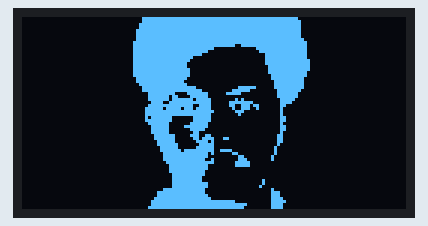
A program run on a simulated ATmega328P, built with avr-gcc and emulated at 16 MHz (the files do not name the chip). Parts: 128×64 one-colour display. Wiring (inferred from the names in the program): I2C bus: SDA PC4; SCL PC5; SSD1306 OLED at I2C address 0x3C. At 0.4 s the program stops and its outputs stay as they are.

Above: at 0.5 s.

The program:

main.c
```c
#define F_CPU 16000000UL
#include <avr/io.h>
#include <util/delay.h>
#include <stdint.h>

// Define I2C Pins on Port C
#define SDA_PIN PC4
#define SCL_PIN PC5

// 1. Minimal Bit-Banged I2C Functions
void I2C_Init(void)
{
    // Set SDA and SCL as outputs
    DDRC |= (1 << SDA_PIN) | (1 << SCL_PIN);
    // Bring bus lines HIGH (Idle state)
    PORTC |= (1 << SDA_PIN) | (1 << SCL_PIN);
}
void I2C_Start(void)
{
    PORTC |= (1 << SDA_PIN) | (1 << SCL_PIN);
    _delay_us(4);
    PORTC &= ~(1 << SDA_PIN); // Pull SDA LOW first
    _delay_us(4);
    PORTC &= ~(1 << SCL_PIN); // Pull SCL LOW
}
void I2C_Stop(void)
{
    PORTC &= ~(1 << SDA_PIN);
    PORTC |= (1 << SCL_PIN); // Pull SCL HIGH first
    _delay_us(4);
    PORTC |= (1 << SDA_PIN); // Pull SDA HIGH
    _delay_us(4);
}

void I2C_WriteByte(uint8_t byte)
{
    for (uint8_t i = 0; i < 8; i++)
    {
        // Setup data bit on SDA line (MSB first)
        if (byte & 0x80)
            PORTC |= (1 << SDA_PIN);
        else
            PORTC &= ~(1 << SDA_PIN);
        _delay_us(2);
        PORTC |= (1 << SCL_PIN); // Clock pulse HIGH
        _delay_us(2);
        PORTC &= ~(1 << SCL_PIN); // Clock pulse LOW
        byte <<= 1;
        // Shift to next bit
    }
    // Clock pulse for Ack/Nack (ignoring actual read check for brevity)
    PORTC |= (1 << SCL_PIN);
    _delay_us(2);
    PORTC &= ~(1 << SCL_PIN);
}

// 2. OLED Specific Communication Functions
#define OLED_ADDR 0x78 // Standard 7-bit I2C Address 0x3C shifted left for Write (0x3C << 1)

void OLED_WriteCmd(uint8_t cmd)
{
    I2C_Start();
    I2C_WriteByte(OLED_ADDR);
    I2C_WriteByte(0x00); // Co = 0, D/C = 0 -> Control byte tells screen: "Commands Incoming"
    I2C_WriteByte(cmd);
    I2C_Stop();
}
void OLED_WriteData(uint8_t data)
{
    I2C_Start();
    I2C_WriteByte(OLED_ADDR);
    I2C_WriteByte(0x40); // Co = 0, D/C = 1 -> Control byte tells screen: "VisualData Incoming"
    I2C_WriteByte(data);
    I2C_Stop();
}
// 3. Hardware Initialization Sequence
void OLED_Init(void)
{
    _delay_ms(100); // Wait for screen internal power to stabilize

    OLED_WriteCmd(0xAE); // Display OFF (Sleep Mode)

    OLED_WriteCmd(0x20); // Set Memory Addressing Mode
    OLED_WriteCmd(0x02); // Page Addressing Mode (Fills lines chunk by chunk)

    OLED_WriteCmd(0xA8); // Set Multiplex Ratio
    OLED_WriteCmd(0x3F); // 64MUX (Sets vertical height to 64 pixels)

    OLED_WriteCmd(0x8D); // Charge Pump Configuration
    OLED_WriteCmd(0x14); // Enable internal Charge Pump (Required to turn on pixels!)

    OLED_WriteCmd(0xAF); // Display ON (Wake panel from sleep)
    _delay_ms(10);
}

// 4. Clear Screen Sequence
void OLED_Clear(void)
{
// Loop through all 8 structural vertical Pages (8 pages * 8 vertical pixels = 64 pixels total height)
    for (uint8_t page = 0; page < 8; page++)
    {
        OLED_WriteCmd(0xB0 + page); // Set target Page start address
        OLED_WriteCmd(0x00); // Set lower column start address to 0
        OLED_WriteCmd(0x10); // Set higher column start address to 0
        // Wipe all 128 horizontal columns in this page layout
        for (uint8_t col = 0; col < 128; col++)
        {
            OLED_WriteData(0x00); // Send 0x00 to turn off all 8 pixels in this stripe segment
        }
    }
}

void DrawImage(void);

const uint8_t image_data[1024] = {
    0x00, 0x00, 0x00, 0x00, 0x00, 0x00, 0x00, 0x00, 0x00, 0x00, 0x00, 0x00,
    0x00, 0x00, 0x00, 0x00, 0x00, 0x00, 0x00, 0x00, 0x00, 0x00, 0x00, 0x00,
    0x00, 0x00, 0x00, 0x00, 0x00, 0x00, 0x00, 0x00, 0x00, 0x00, 0x00, 0x00,
    0x00, 0x00, 0xF0, 0xFC, 0xFF, 0xFF, 0xFF, 0xFF, 0xFF, 0xFF, 0xFF, 0xFF,
    0xFF, 0xFF, 0xFF, 0xFF, 0xFF, 0xFF, 0xFF, 0xFF, 0xFF, 0xFF, 0xFF, 0xFF,
    0xFF, 0xFF, 0xFF, 0xFF, 0xFF, 0xFF, 0xFF, 0xFF, 0xFF, 0xFF, 0xFF, 0xFF,
    0xFF, 0xFF, 0xFF, 0xFF, 0xFF, 0xFF, 0xFF, 0xFF, 0xFF, 0xFF, 0xFF, 0xFF,
    0xFF, 0xFF, 0xFF, 0xFF, 0xFF, 0xFF, 0xFF, 0xFF, 0xFE, 0x80, 0x00, 0x00,
    0x00, 0x00, 0x00, 0x00, 0x00, 0x00, 0x00, 0x00, 0x00, 0x00, 0x00, 0x00,
    0x00, 0x00, 0x00, 0x00, 0x00, 0x00, 0x00, 0x00, 0x00, 0x00, 0x00, 0x00,
    0x00, 0x00, 0x00, 0x00, 0x00, 0x00, 0x00, 0x00, 0x00, 0x00, 0x00, 0x00,
    0x00, 0x00, 0x00, 0x00, 0x00, 0x00, 0x00, 0x00, 0x00, 0x00, 0x00, 0x00,
    0x00, 0x00, 0x00, 0x00, 0x00, 0x00, 0x00, 0x00, 0x00, 0x00, 0x00, 0x00,
    0x00, 0x00, 0x00, 0x00, 0x00, 0x00, 0x00, 0x00, 0x00, 0xFF, 0xFF, 0xFF,
    0xFF, 0xFF, 0xFF, 0xFF, 0xFF, 0xFF, 0xFF, 0xFF, 0xFF, 0xFF, 0xFF, 0xFF,
    0xFF, 0xFF, 0xFF, 0x7F, 0x3F, 0x1F, 0x1F, 0x1F, 0x0F, 0x0F, 0x07, 0x07,
    0x03, 0x03, 0x03, 0x03, 0x03, 0x03, 0x03, 0x01, 0x01, 0x03, 0x03, 0x03,
    0x03, 0x03, 0x07, 0x0F, 0x0F, 0xFF, 0xFF, 0xFF, 0xFF, 0xFF, 0xFF, 0xFF,
    0xFF, 0xFF, 0xFF, 0xFF, 0xFF, 0xFF, 0xFF, 0xC0, 0x00, 0x00, 0x00, 0x00,
    0x00, 0x00, 0x00, 0x00, 0x00, 0x00, 0x00, 0x00, 0x00, 0x00, 0x00, 0x00,
    0x00, 0x00, 0x00, 0x00, 0x00, 0x00, 0x00, 0x00, 0x00, 0x00, 0x00, 0x00,
    0x00, 0x00, 0x00, 0x00, 0x00, 0x00, 0x00, 0x00, 0x00, 0x00, 0x00, 0x00,
    0x00, 0x00, 0x00, 0x00, 0x00, 0x00, 0x00, 0x00, 0x00, 0x00, 0x00, 0x00,
    0x00, 0x00, 0x00, 0x00, 0x00, 0x00, 0x00, 0x00, 0x00, 0x00, 0x00, 0x00,
    0x00, 0x00, 0x00, 0x00, 0x00, 0x0F, 0x3F, 0x7F, 0xFF, 0xFF, 0xFF, 0xFF,
    0xFF, 0xFF, 0xFF, 0xFF, 0xFF, 0xFF, 0xFF, 0xFF, 0xFF, 0xFF, 0xDF, 0x8E,
    0x80, 0x80, 0x00, 0x00, 0x00, 0x00, 0x00, 0x00, 0x00, 0x00, 0x00, 0x00,
    0x00, 0x00, 0x00, 0x00, 0x80, 0x80, 0x80, 0x80, 0x80, 0x80, 0x00, 0x00,
    0x00, 0x00, 0x07, 0x1F, 0xFF, 0xFF, 0xFF, 0xFF, 0xFF, 0xFF, 0xFF, 0xFF,
    0xFF, 0xFF, 0x0F, 0x03, 0x00, 0x00, 0x00, 0x00, 0x00, 0x00, 0x00, 0x00,
    0x00, 0x00, 0x00, 0x00, 0x00, 0x00, 0x00, 0x00, 0x00, 0x00, 0x00, 0x00,
    0x00, 0x00, 0x00, 0x00, 0x00, 0x00, 0x00, 0x00, 0x00, 0x00, 0x00, 0x00,
    0x00, 0x00, 0x00, 0x00, 0x00, 0x00, 0x00, 0x00, 0x00, 0x00, 0x00, 0x00,
    0x00, 0x00, 0x00, 0x00, 0x00, 0x00, 0x00, 0x00, 0x00, 0x00, 0x00, 0x00,
    0x00, 0x00, 0x00, 0x00, 0x00, 0x00, 0x00, 0x00, 0x00, 0x00, 0x00, 0x00,
    0x00, 0x00, 0x00, 0x00, 0x01, 0xC1, 0xEF, 0xFF, 0xFF, 0xFF, 0xFF, 0xAF,
    0xEF, 0xF3, 0xFF, 0xFD, 0xF9, 0xB9, 0xF9, 0xFB, 0xFF, 0x97, 0xDF, 0xFF,
    0xFE, 0xFE, 0xF8, 0x80, 0x00, 0x00, 0x00, 0x00, 0x02, 0x32, 0x73, 0x9B,
    0x93, 0xF9, 0x71, 0x71, 0x10, 0x20, 0x60, 0x00, 0x00, 0x00, 0x00, 0x00,
    0x00, 0x07, 0xFF, 0x3F, 0x1F, 0x1F, 0x0F, 0x07, 0x01, 0x00, 0x00, 0x00,
    0x00, 0x00, 0x00, 0x00, 0x00, 0x00, 0x00, 0x00, 0x00, 0x00, 0x00, 0x00,
    0x00, 0x00, 0x00, 0x00, 0x00, 0x00, 0x00, 0x00, 0x00, 0x00, 0x00, 0x00,
    0x00, 0x00, 0x00, 0x00, 0x00, 0x00, 0x00, 0x00, 0x00, 0x00, 0x00, 0x00,
    0x00, 0x00, 0x00, 0x00, 0x00, 0x00, 0x00, 0x00, 0x00, 0x00, 0x00, 0x00,
    0x00, 0x00, 0x00, 0x00, 0x00, 0x00, 0x00, 0x00, 0x00, 0x00, 0x00, 0x00,
    0x00, 0x00, 0x00, 0x00, 0x00, 0x00, 0x00, 0x00, 0x00, 0x00, 0x00, 0x00,
    0x00, 0x07, 0x0D, 0x7F, 0xFF, 0xFF, 0xFF, 0xFF, 0xFF, 0x87, 0x81, 0x01,
    0x01, 0x01, 0x11, 0x11, 0xB9, 0xFF, 0xFF, 0x3F, 0x3F, 0x9F, 0x87, 0x00,
    0x00, 0x00, 0x00, 0x00, 0x00, 0x00, 0x00, 0x00, 0x01, 0x00, 0x00, 0x00,
    0x00, 0x00, 0x00, 0x00, 0x00, 0x00, 0x00, 0x00, 0x00, 0x80, 0xFF, 0x36,
    0x00, 0x00, 0x00, 0x00, 0x00, 0x00, 0x00, 0x00, 0x00, 0x00, 0x00, 0x00,
    0x00, 0x00, 0x00, 0x00, 0x00, 0x00, 0x00, 0x00, 0x00, 0x00, 0x00, 0x00,
    0x00, 0x00, 0x00, 0x00, 0x00, 0x00, 0x00, 0x00, 0x00, 0x00, 0x00, 0x00,
    0x00, 0x00, 0x00, 0x00, 0x00, 0x00, 0x00, 0x00, 0x00, 0x00, 0x00, 0x00,
    0x00, 0x00, 0x00, 0x00, 0x00, 0x00, 0x00, 0x00, 0x00, 0x00, 0x00, 0x00,
    0x00, 0x00, 0x00, 0x00, 0x00, 0x00, 0x00, 0x00, 0x00, 0x00, 0x00, 0x00,
    0x00, 0x00, 0x00, 0x00, 0x00, 0x00, 0x00, 0x00, 0x00, 0x00, 0x00, 0x00,
    0x01, 0x07, 0x1F, 0xFF, 0xFF, 0xFF, 0xFF, 0xFC, 0xF0, 0xE0, 0xF0, 0xF0,
    0xF0, 0xF1, 0xFB, 0xFE, 0xFF, 0x7F, 0x1D, 0xBF, 0x00, 0x00, 0x10, 0x11,
    0x11, 0x10, 0x20, 0x20, 0xC0, 0xC0, 0x80, 0x00, 0x00, 0x00, 0x00, 0x00,
    0x00, 0x00, 0x00, 0xC0, 0x38, 0x07, 0x03, 0x00, 0x00, 0x00, 0x00, 0x00,
    0x00, 0x00, 0x00, 0x00, 0x00, 0x00, 0x00, 0x00, 0x00, 0x00, 0x00, 0x00,
    0x00, 0x00, 0x00, 0x00, 0x00, 0x00, 0x00, 0x00, 0x00, 0x00, 0x00, 0x00,
    0x00, 0x00, 0x00, 0x00, 0x00, 0x00, 0x00, 0x00, 0x00, 0x00, 0x00, 0x00,
    0x00, 0x00, 0x00, 0x00, 0x00, 0x00, 0x00, 0x00, 0x00, 0x00, 0x00, 0x00,
    0x00, 0x00, 0x00, 0x00, 0x00, 0x00, 0x00, 0x00, 0x00, 0x00, 0x00, 0x00,
    0x00, 0x00, 0x00, 0x00, 0x00, 0x00, 0x00, 0x00, 0x00, 0x00, 0x00, 0x00,
    0x00, 0x00, 0x00, 0x00, 0x00, 0x00, 0x00, 0x00, 0x00, 0x00, 0x00, 0x00,
    0x01, 0x0F, 0xFF, 0xFF, 0xFF, 0xFF, 0xFF, 0xFF, 0xFF, 0xFF, 0xFF, 0xFF,
    0x9F, 0x87, 0x01, 0x01, 0x00, 0x00, 0x00, 0x00, 0x00, 0x00, 0x00, 0x03,
    0x03, 0x03, 0x03, 0x03, 0x00, 0x00, 0x00, 0x00, 0xC0, 0x00, 0x00, 0x00,
    0x00, 0x00, 0x00, 0x00, 0x00, 0x00, 0x00, 0x00, 0x00, 0x00, 0x00, 0x00,
    0x00, 0x00, 0x00, 0x00, 0x00, 0x00, 0x00, 0x00, 0x00, 0x00, 0x00, 0x00,
    0x00, 0x00, 0x00, 0x00, 0x00, 0x00, 0x00, 0x00, 0x00, 0x00, 0x00, 0x00,
    0x00, 0x00, 0x00, 0x00, 0x00, 0x00, 0x00, 0x00, 0x00, 0x00, 0x00, 0x00,
    0x00, 0x00, 0x00, 0x00, 0x00, 0x00, 0x00, 0x00, 0x00, 0x00, 0x00, 0x00,
    0x00, 0x00, 0x00, 0x00, 0x00, 0x00, 0x00, 0x00, 0x00, 0x00, 0x00, 0x00,
    0x00, 0x00, 0x00, 0x00, 0x00, 0x00, 0x00, 0x00, 0x00, 0x00, 0x00, 0x00,
    0x00, 0x00, 0x80, 0xE0, 0xF0, 0xFC, 0xFC, 0xFE, 0xFE, 0xFE, 0xFF, 0xFF,
    0xFF, 0xFF, 0xFF, 0xFF, 0xFF, 0xFF, 0xFF, 0xFF, 0xFF, 0xF9, 0xF0, 0xE0,
    0xE0, 0xE0, 0xE0, 0xE0, 0xE0, 0xE0, 0xE0, 0xC0, 0xC0, 0xC0, 0x40, 0x00,
    0x00, 0x00, 0x00, 0x01, 0x00, 0x00, 0x00, 0xFE, 0xFC, 0xFC, 0xF0, 0x20,
    0x00, 0x00, 0x00, 0x00, 0x00, 0x00, 0x00, 0x00, 0x00, 0x00, 0x00, 0x00,
    0x00, 0x00, 0x00, 0x00, 0x00, 0x00, 0x00, 0x00, 0x00, 0x00, 0x00, 0x00,
    0x00, 0x00, 0x00, 0x00, 0x00, 0x00, 0x00, 0x00, 0x00, 0x00, 0x00, 0x00,
    0x00, 0x00, 0x00, 0x00,
};

void DrawImage(void)
{
    const uint8_t *p = image_data;
    for (uint8_t page = 0; page < 8; page++) {
        OLED_WriteCmd(0xB0 + page);
        OLED_WriteCmd(0x00);
        OLED_WriteCmd(0x10);
        for (uint8_t col = 0; col < 128; col++) {
            OLED_WriteData(*p++);
        }
    }
}
int main(void)
{
    I2C_Init();
    OLED_Init();
    OLED_Clear();
    DrawImage();
    while (1)
    {
        // Main loop empty; display remains static via internal screen RAM
    }
}
```
